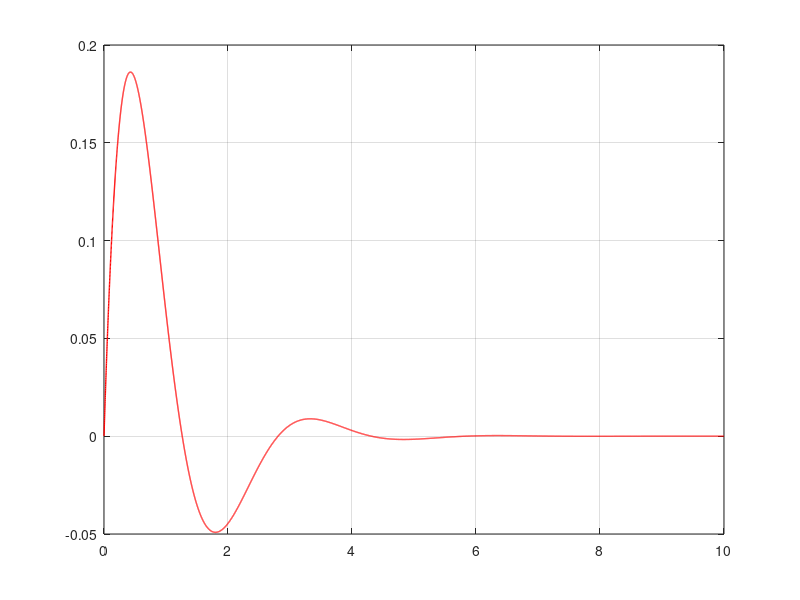

Source code (MATLAB):
data = load('./zero_state.txt');
x = [0:0.001:10];
y = data(:,1);

plot(x,y,'r','LineWidth',1,'DisplayName','Numeric Zero State')

grid on;
